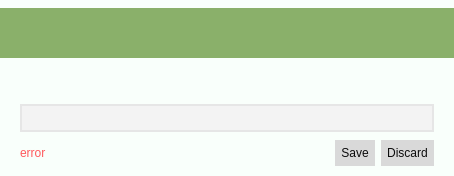
<?xml version="1.0" encoding="UTF-8"?>
<ui version="4.0">
 <class>InputDialog</class>
 <widget class="QDialog" name="InputDialog">
  <property name="windowModality">
   <enum>Qt::WindowModality::ApplicationModal</enum>
  </property>
  <property name="geometry">
   <rect>
    <x>0</x>
    <y>0</y>
    <width>454</width>
    <height>176</height>
   </rect>
  </property>
  <property name="minimumSize">
   <size>
    <width>454</width>
    <height>176</height>
   </size>
  </property>
  <property name="maximumSize">
   <size>
    <width>454</width>
    <height>176</height>
   </size>
  </property>
  <property name="windowTitle">
   <string>Dialog</string>
  </property>
  <property name="styleSheet">
   <string notr="true">background-color: rgb(249, 255, 251);</string>
  </property>
  <property name="modal">
   <bool>true</bool>
  </property>
  <layout class="QGridLayout" name="gridLayout">
   <property name="leftMargin">
    <number>0</number>
   </property>
   <property name="topMargin">
    <number>0</number>
   </property>
   <property name="rightMargin">
    <number>0</number>
   </property>
   <property name="bottomMargin">
    <number>0</number>
   </property>
   <property name="spacing">
    <number>0</number>
   </property>
   <item row="0" column="0">
    <layout class="QVBoxLayout" name="verticalLayout">
     <property name="spacing">
      <number>0</number>
     </property>
     <property name="sizeConstraint">
      <enum>QLayout::SizeConstraint::SetDefaultConstraint</enum>
     </property>
     <item>
      <widget class="QLabel" name="headline">
       <property name="maximumSize">
        <size>
         <width>16777215</width>
         <height>50</height>
        </size>
       </property>
       <property name="font">
        <font>
         <pointsize>22</pointsize>
         <fontweight>Light</fontweight>
        </font>
       </property>
       <property name="styleSheet">
        <string notr="true">background-color: rgb(138, 176, 106);
padding: 6px;
padding-left: 20 px;
padding-right: 20px;</string>
       </property>
       <property name="text">
        <string/>
       </property>
      </widget>
     </item>
     <item>
      <widget class="QLabel" name="message">
       <property name="maximumSize">
        <size>
         <width>16777215</width>
         <height>40</height>
        </size>
       </property>
       <property name="styleSheet">
        <string notr="true">color: rgb(13, 13, 13);
padding: 6px;
padding-left: 20px;
padding-right: 20px;</string>
       </property>
       <property name="text">
        <string/>
       </property>
       <property name="alignment">
        <set>Qt::AlignmentFlag::AlignLeading|Qt::AlignmentFlag::AlignLeft|Qt::AlignmentFlag::AlignTop</set>
       </property>
      </widget>
     </item>
     <item>
      <widget class="QLineEdit" name="lineEdit">
       <property name="styleSheet">
        <string notr="true">margin: 6px;
margin-left: 20px;
margin-right: 20px;
background-color: rgb(243, 243, 243);
padding: 4px;
color: rgb(13, 13, 13);
border: 2px solid rgb(230, 230, 230);</string>
       </property>
      </widget>
     </item>
     <item>
      <layout class="QHBoxLayout" name="horizontalLayout">
       <property name="spacing">
        <number>0</number>
       </property>
       <item>
        <spacer name="horizontalSpacer_2">
         <property name="orientation">
          <enum>Qt::Orientation::Horizontal</enum>
         </property>
         <property name="sizeType">
          <enum>QSizePolicy::Policy::Fixed</enum>
         </property>
         <property name="sizeHint" stdset="0">
          <size>
           <width>20</width>
           <height>30</height>
          </size>
         </property>
        </spacer>
       </item>
       <item>
        <widget class="QLabel" name="errorLabel">
         <property name="styleSheet">
          <string notr="true">color: rgb(255, 89, 92);</string>
         </property>
         <property name="text">
          <string>error</string>
         </property>
        </widget>
       </item>
       <item>
        <widget class="QDialogButtonBox" name="buttonBox">
         <property name="styleSheet">
          <string notr="true">QPushButton {
	border: none;
	color: rgb(12, 12, 12);
	background-color: rgb(217, 217, 217);
	padding: 6px;
}

QPushButton::pressed {
	background-color: ;
	background-color: rgb(192, 192, 192);
}</string>
         </property>
         <property name="standardButtons">
          <set>QDialogButtonBox::StandardButton::Discard|QDialogButtonBox::StandardButton::Save</set>
         </property>
        </widget>
       </item>
       <item>
        <spacer name="horizontalSpacer">
         <property name="orientation">
          <enum>Qt::Orientation::Horizontal</enum>
         </property>
         <property name="sizeType">
          <enum>QSizePolicy::Policy::Fixed</enum>
         </property>
         <property name="sizeHint" stdset="0">
          <size>
           <width>20</width>
           <height>30</height>
          </size>
         </property>
        </spacer>
       </item>
      </layout>
     </item>
    </layout>
   </item>
  </layout>
 </widget>
 <resources/>
 <connections/>
</ui>
